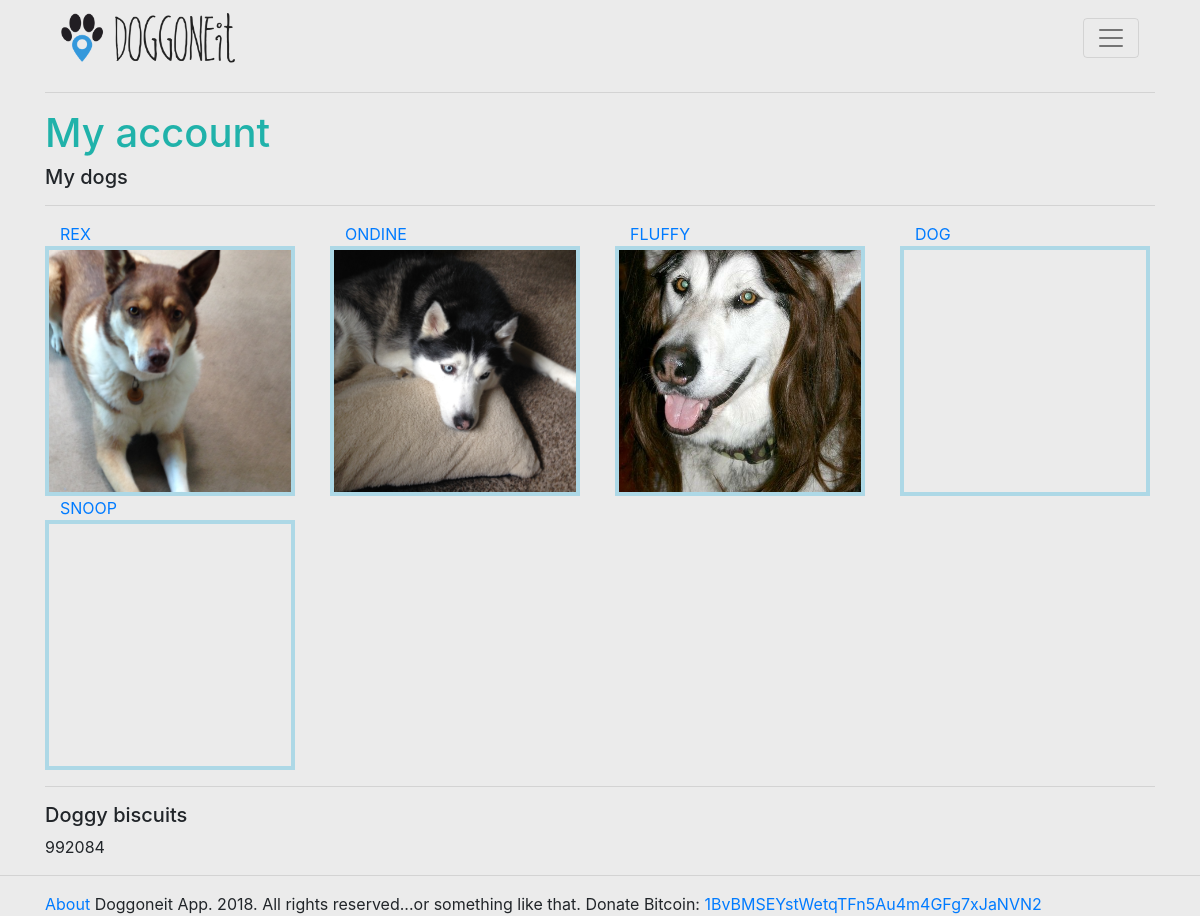
Page /myaccount/ (signed in) on the earlier database version.
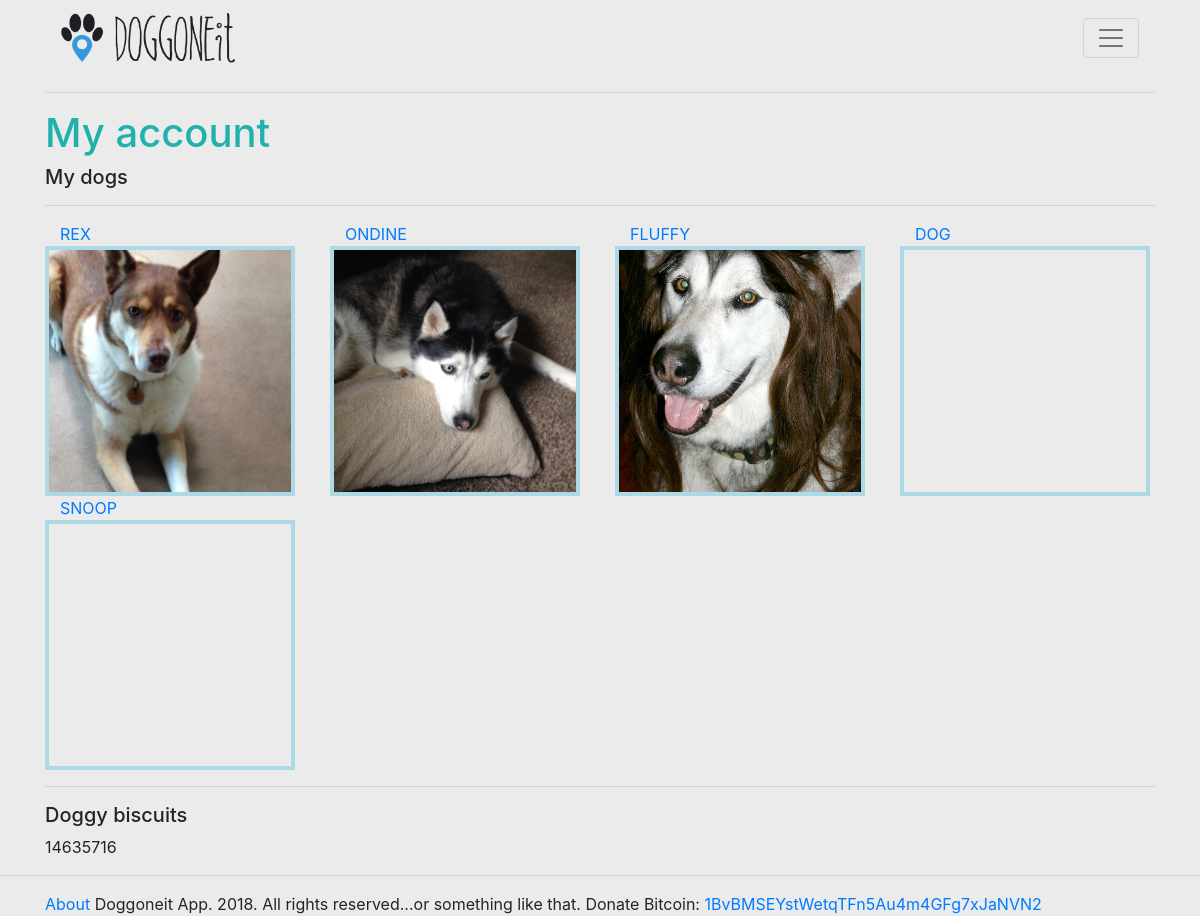
Same page on the later database version.
### doggonnitapp/models.py (models this page shows, shortened)
class DogProfile(models.Model):
    name = models.CharField(max_length=50)
    age = models.PositiveSmallIntegerField(validators=[MinValueValidator(0), MaxValueValidator(20)])
    sex = models.CharField(max_length=6)
    breed = models.CharField(max_length=50)
    color = models.CharField(max_length=25)
    pattern = models.CharField(max_length=25)
    weight = models.PositiveSmallIntegerField(validators=[MinValueValidator(1), MaxValueValidator(250)])
    personality = models.CharField(max_length=25)
    dog_is_lost = models.BooleanField(default=False)
    dog_image = models.ImageField()
    description = models.TextField(default='')
    user = models.ForeignKey(User, on_delete=models.CASCADE)
    missing_since = models.DateTimeField(default=None, null=True)

class UserProfile(models.Model):
    address = models.CharField(max_length=50)
    city = models.CharField(max_length=25)
    state = models.CharField(max_length=25)
    points = models.PositiveIntegerField()
    user = models.OneToOneField(User, on_delete=models.CASCADE)
    latitude = models.FloatField()
    longitude = models.FloatField()

### doggonnitapp/views.py (the view)
# urls.py: url(r'^myaccount/$', views.myaccount, name='myaccount'),
def myaccount(request):
    print(request.user)
    profile = get_object_or_404(UserProfile, user=request.user)
    dogs = DogProfile.objects.filter(user=request.user)
    return render(request, 'doggonnitapp/myaccount.html', {'profile':profile, 'dogs':dogs})

### doggonnitapp/templates/doggonnitapp/myaccount.html
{% extends 'doggonnitapp/base.html' %}
{% block content %}
<div class="container">
    <h1>My account</h1>
    <h5>My dogs</h5>
    <hr/>
    <div class="row">
    {% for dog in dogs %}
        <div class="col">
            <a href="{% url 'doggonnitapp:dog_profile' dog.id %}" class="col">{{dog.name.upper}}</a>
            <div class="dog_img" style="background: url({{MEDIA_URL}}{{ dog.dog_image }}) 50% 50% no-repeat; width:250px; height:250px; background-size: cover"></div>
        </div>
    {% endfor %}
    </div>
    <hr/>
    <h5>Doggy biscuits</h5>
    {{profile.points}}
</div>
{% endblock %}

### doggonnitapp/templates/doggonnitapp/base.html (shortened to what this page needs)
{% load static %}
<head>
    <link href='https://api.tiles.mapbox.com/mapbox-gl-js/v0.42.2/mapbox-gl.css' rel='stylesheet'/>
    <link rel="stylesheet" href="https://maxcdn.bootstrapcdn.com/bootstrap/4.0.0-beta.2/css/bootstrap.min.css"
>
    <link rel="stylesheet" href="{% static 'doggonnitapp/style.css' %}"/>
</head>
<div class="container">
    <nav class="navbar navbar-toggleable-md navbar-light bg-faded">
        <a class="navbar-brand" href="{% url 'doggonnitapp:dogmap' %}"><img src="{% static 'doggonnitapp/doggoneit_dp_v2.png' %}" height="50"
                                              id="site_logo"/></a>
        <button class="navbar-toggler navbar-toggler-right" type="button" data-toggle="collapse"
                data-target="#navbarNav" aria-controls="navbarNav" aria-expanded="false" aria-label="Toggle navigation">
            <span class="navbar-toggler-icon"></span>
        </button>
    </nav>
    <hr/>
</div>
{% block content %}
{% endblock %}
<hr/>
<div class="container">
    <a href="{% url 'doggonnitapp:about' %}">About</a>
    Doggoneit App. 2018. All rights reserved...or something like that.
    Donate Bitcoin: <a href="{% static 'doggonnitapp/qr.png' %}" target="_blank">1BvBMSEYstWetqTFn5Au4m4GFg7xJaNVN2</a>
</div>

### doggonnitapp/static/doggonnitapp/style.css (style rules this page uses)
.dog_img { width: 250px; height: 250px; border: 4px solid lightblue; }
h1 { color:lightseagreen; }

Differences in the rows shown:
changed UserProfile: points "992084" → "14635716"
